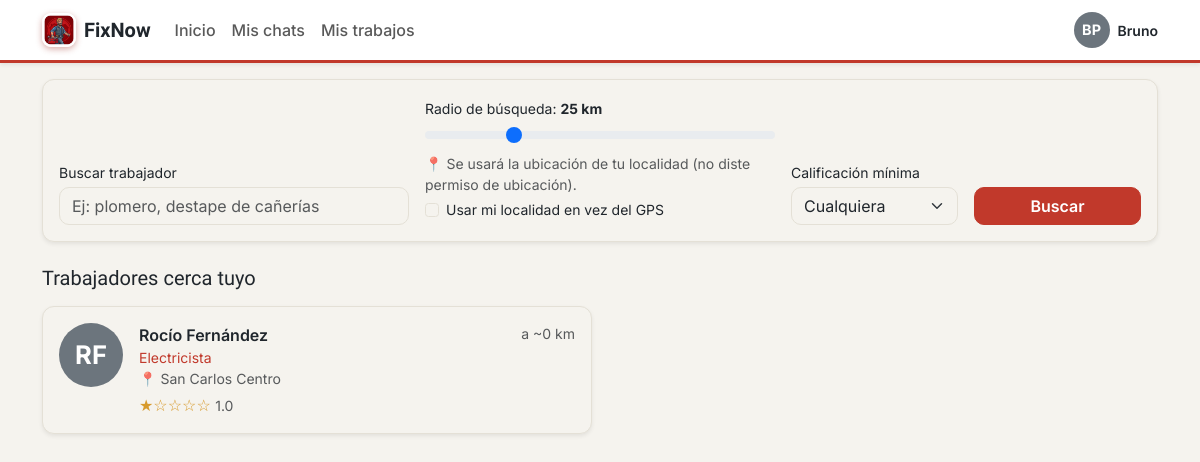
Page /panel_cliente.php (signed in) on the committed database.
### tables this page shows
CREATE TABLE USUARIO (
    id_usuario     INT AUTO_INCREMENT PRIMARY KEY,
    nombre         VARCHAR(60) NOT NULL,
    apellido       VARCHAR(60) NOT NULL,
    mail           VARCHAR(120) NOT NULL UNIQUE,    
    contrasena     VARCHAR(255) NOT NULL,           
    rol            ENUM('cliente','trabajador','admin') NOT NULL,
    id_localidad   INT,
    fecha_registro DATETIME DEFAULT CURRENT_TIMESTAMP,
    estado         ENUM('activo','pendiente','bloqueado') NOT NULL DEFAULT 'activo',
     
     
    intentos_fallidos TINYINT UNSIGNED NOT NULL DEFAULT 0,
    bloqueado_hasta   DATETIME NULL,
     
    ultimo_acceso     DATETIME NULL,
     
     
     
    latitud           DECIMAL(9,6) NULL,
    longitud          DECIMAL(9,6) NULL,
    FOREIGN KEY (id_localidad) REFERENCES LOCALIDAD(id_localidad)
);

CREATE TABLE TRABAJADOR (
    id_trabajador       INT AUTO_INCREMENT PRIMARY KEY,
    id_usuario          INT NOT NULL UNIQUE,    
    oficio              VARCHAR(80),
    descripcion         TEXT,
    anios_experiencia   TINYINT,
    estado_habilitacion ENUM('pendiente','habilitado','rechazado') NOT NULL DEFAULT 'pendiente',
    foto_perfil         VARCHAR(255),
     
    motivo_rechazo      VARCHAR(255) NULL,
    FOREIGN KEY (id_usuario) REFERENCES USUARIO(id_usuario) ON DELETE CASCADE
);

### src/helpers/Sesion.php (called while the page is built, shortened)
<?php
class Sesion
{
    public static function rolActual(): ?string
    {
        return $_SESSION['rol'] ?? null;
    }
    public static function idUsuarioActual(): ?int
    {
        return $_SESSION['id_usuario'] ?? null;
    }
}

### src/models/Usuario.php (called while the page is built, shortened)
<?php
class Usuario
{
    private PDO $pdo;
    public function __construct(PDO $pdo)
    {
        $this->pdo = $pdo;
    }
    public function buscarPorId(int $idUsuario): ?array
    {
        $consulta = $this->pdo->prepare(
            'SELECT id_usuario, nombre, apellido, mail, rol, estado FROM USUARIO WHERE id_usuario = ?'
        );
        $consulta->execute([$idUsuario]);
        $fila = $consulta->fetch();
        return $fila ?: null;
    }
}

### src/models/Localidad.php (called while the page is built, shortened)
<?php
class Localidad
{
    private PDO $pdo;
    public function __construct(PDO $pdo)
    {
        $this->pdo = $pdo;
    }
    public function obtenerDeUsuario(int $idUsuario): ?array
    {
        $sql = 'SELECT l.id_localidad, l.nombre, l.provincia, l.latitud, l.longitud
                FROM USUARIO u
                JOIN LOCALIDAD l ON l.id_localidad = u.id_localidad
                WHERE u.id_usuario = ?
                LIMIT 1';
        $consulta = $this->pdo->prepare($sql);
        $consulta->execute([$idUsuario]);
        $fila = $consulta->fetch();
        return $fila ?: null;
    }
}

### src/controllers/BusquedaController.php (called while the page is built, shortened)
<?php
class BusquedaController
{
    public static function listaInicial(int $idUsuario): array
    {
        $pdo = Database::getConexion();
        $modeloTrabajador = new Trabajador($pdo);
        $localidad = (new Localidad($pdo))->obtenerDeUsuario($idUsuario);
        if ($localidad !== null) {
            $lista = $modeloTrabajador->listarCercanos(
                (float) $localidad['latitud'],
                (float) $localidad['longitud'],
                30,
                $idUsuario
            );
            if (!empty($lista)) {
                return ['modo' => 'cercania', 'trabajadores' => $lista];
            }
        }
        return ['modo' => 'mejor_calificados', 'trabajadores' => $modeloTrabajador->listarMejorCalificados(30, $idUsuario)];
    }
}

### src/models/Trabajador.php (called while the page is built, shortened)
<?php
class Trabajador
{
    private PDO $pdo;
    public function __construct(PDO $pdo)
    {
        $this->pdo = $pdo;
    }
    private function columnasLista(): string
    {
        return "t.id_trabajador,
                u.nombre,
                u.apellido,
                t.oficio,
                t.foto_perfil,
                (SELECT GROUP_CONCAT(l.nombre ORDER BY l.nombre SEPARATOR ', ')
                   FROM TRABAJADOR_LOCALIDAD tl
                   JOIN LOCALIDAD l ON l.id_localidad = tl.id_localidad
                  WHERE tl.id_trabajador = t.id_trabajador) AS localidades,
                (SELECT AVG(c.puntuacion)
                   FROM CALIFICACION c
                  WHERE c.id_trabajador = t.id_trabajador) AS calificacion_promedio";
    }
    private function haversine(string $colLat, string $colLon): string
    {
        return "6371 * ACOS(LEAST(1, GREATEST(-1,
                   COS(RADIANS(?)) * COS(RADIANS({$colLat}))
                 * COS(RADIANS({$colLon}) - RADIANS(?))
                 + SIN(RADIANS(?)) * SIN(RADIANS({$colLat})))))";
    }
    private function expresionDistancia(): string
    {
        return "COALESCE(
                    CASE WHEN u.latitud IS NOT NULL AND u.longitud IS NOT NULL
                         THEN " . $this->haversine('u.latitud', 'u.longitud') . " END,
                    (SELECT MIN(" . $this->haversine('l2.latitud', 'l2.longitud') . ")
                       FROM TRABAJADOR_LOCALIDAD tl2
                       JOIN LOCALIDAD l2 ON l2.id_localidad = tl2.id_localidad
                      WHERE tl2.id_trabajador = t.id_trabajador)
                )";
    }
    public function listarCercanos(float $lat, float $lon, int $limite = 30, int $excluirUsuario = 0): array
    {
        $limite = (int) $limite;
        $sql = "SELECT {$this->columnasLista()},
                       {$this->expresionDistancia()} AS distancia_km
                  FROM TRABAJADOR t
                  JOIN USUARIO u ON u.id_usuario = t.id_usuario
                 WHERE t.estado_habilitacion = 'habilitado'
                   AND u.estado = 'activo'
                   AND t.id_usuario <> ?
                 ORDER BY distancia_km ASC
                 LIMIT {$limite}";
        $consulta = $this->pdo->prepare($sql);
        $consulta->execute([$lat, $lon, $lat, $lat, $lon, $lat, $excluirUsuario]);
        return $consulta->fetchAll();
    }
}

### public/panel_cliente.php (the view, shortened to what this page needs)
<?php
require_once __DIR__ . '/../src/bootstrap.php';
$idUsuario = Sesion::idUsuarioActual();
$esBusqueda = isset($_GET['buscar']);
if ($esBusqueda) {
    $resultado = BusquedaController::buscar($idUsuario, $_GET);
    $trabajadores = $resultado['trabajadores'];
    $filtros = $resultado['filtros'];
    $modo = 'busqueda';
} else {
    $resultado = BusquedaController::listaInicial($idUsuario);
    $trabajadores = $resultado['trabajadores'];
    $modo = $resultado['modo'];
    $filtros = ['oficio' => '', 'localidades' => [], 'calificacion_minima' => null,
                'radio' => null, 'origen' => null, 'lat' => null, 'lng' => null];
}
?>
<!DOCTYPE html>
<html lang="es">
<head>
    <link href="https://cdn.jsdelivr.net/npm/bootstrap@5.3.3/dist/css/bootstrap.min.css" rel="stylesheet">
    <link rel="stylesheet" href="assets/css/estilos.css">
</head>
<body class="bg-light">
<?php require __DIR__ . '/../src/views/navbar.php'; ?>
<div class="container pb-5">
    <form method="get" class="card card-body shadow-sm mb-4" id="formBusqueda">
        <div class="row g-3 align-items-end">
            <div class="col-md-4">
                <label class="form-label small mb-1" for="oficio">Buscar trabajador</label>
                <input type="text" name="oficio" id="oficio" class="form-control"
                       placeholder="Ej: plomero, destape de cañerías"
                       value="<?= Vista::e($filtros['oficio']) ?>">
            </div>
            <div class="col-md-4">
                <label class="form-label small mb-1" for="radio">
                    Radio de búsqueda: <strong><output id="radioValor"><?= (int) ($filtros['radio'] ?? 25) ?></output> km</strong>
                </label>
                <input type="range" class="form-range" name="radio" id="radio" min="1" max="100" step="1"
                       value="<?= (int) ($filtros['radio'] ?? 25) ?>">
                <div class="small text-muted" id="estadoUbicacion">📍 Buscando tu ubicación…</div>
                <div class="form-check form-check-inline mt-1 small">
                    <input class="form-check-input" type="checkbox" name="origen" value="localidad" id="usarLocalidad"
                           <?= ($filtros['origen'] ?? null) === 'localidad' ? 'checked' : '' ?>>
                    <label class="form-check-label" for="usarLocalidad">Usar mi localidad en vez del GPS</label>
                </div>
            </div>
            <div class="col-md-2">
                <label class="form-label small mb-1">Calificación mínima</label>
                <select name="calificacion_minima" class="form-select">
                    <option value="">Cualquiera</option>
                </select>
            </div>
            <div class="col-md-2">
                <button type="submit" class="btn btn-primary w-100">Buscar</button>
            </div>
        </div>
    </form>
    <h2 class="h5 mb-3">
        <?php if ($modo === 'busqueda'): ?>
            Resultados de la búsqueda
            <?php if (!empty($filtros['radio'])): ?>
                <small class="text-muted fw-normal">· hasta <?= (int) $filtros['radio'] ?> km desde
                    <?= ($filtros['origen'] ?? '') === 'gps' ? 'tu ubicación actual' : 'tu localidad' ?></small>
            <?php endif; ?>
            <a href="panel_cliente.php" class="btn btn-link btn-sm">Ver cercanos</a>
        <?php elseif ($modo === 'cercania'): ?>
            Trabajadores cerca tuyo
        <?php else: ?>
            Trabajadores mejor calificados
            <small class="text-muted fw-normal">(todavía no hay trabajadores cerca de tu zona)</small>
        <?php endif; ?>
    </h2>
    <?php if (empty($trabajadores)): ?>
        <div class="alert alert-info">
            <?php if (!empty($filtros['radio'])): ?>
                No se encontraron trabajadores en un radio de <?= (int) $filtros['radio'] ?> km.
                Probá ampliar el radio o tildar "Usar mi localidad".
            <?php else: ?>
                No se encontraron trabajadores en las zonas elegidas.
            <?php endif; ?>
            <a href="panel_cliente.php" class="alert-link">Ver trabajadores cercanos</a>
        </div>
    <?php else: ?>
        <div class="row g-3">
            <?php foreach ($trabajadores as $t): ?>
                <div class="col-md-6">
                    <a href="perfil_trabajador.php?id=<?= (int) $t['id_trabajador'] ?>"
                       class="text-decoration-none text-reset">
                        <div class="card shadow-sm h-100 tarjeta-trabajador">
                            <div class="card-body d-flex gap-3">
                                <?= Vista::avatar($t['foto_perfil'], $t['nombre'], $t['apellido'], 64) ?>
                                <div class="flex-grow-1">
                                    <div class="fw-semibold">
                                        <?= Vista::e($t['nombre'] . ' ' . $t['apellido']) ?>
                                    </div>
                                    <div class="text-primary small"><?= Vista::e($t['oficio']) ?></div>
                                    <div class="small text-muted">📍 <?= Vista::e($t['localidades']) ?></div>
                                    <div class="mt-1"><?= Vista::estrellas($t['calificacion_promedio']) ?></div>
                                </div>
                                <?php if (isset($t['distancia_km']) && $t['distancia_km'] !== null): ?>
                                    <div class="text-end small text-muted">
                                        a ~<?= (int) round((float) $t['distancia_km']) ?> km
                                    </div>
                                <?php endif; ?>
                            </div>
                        </div>
                    </a>
                </div>
            <?php endforeach; ?>
        </div>
    <?php endif; ?>
</div>
</body>
</html>

### src/views/navbar.php (shortened to what this page needs)
<?php
$rolNav = Sesion::rolActual();
$idUsuarioNav = Sesion::idUsuarioActual();
$pdoNav = Database::getConexion();
$usuarioNav = (new Usuario($pdoNav))->buscarPorId($idUsuarioNav) ?? ['nombre' => '', 'apellido' => ''];
$fotoNav = ($rolNav === 'trabajador') ? (new Trabajador($pdoNav))->fotoDeUsuario($idUsuarioNav) : null;
$perfilNav = ($rolNav === 'trabajador') ? 'mi_perfil.php' : 'mi_cuenta.php';
?>
<nav class="navbar navbar-expand bg-white border-bottom shadow-sm mb-3">
    <div class="container">
        <a class="navbar-brand fw-bold d-flex align-items-center gap-2" href="panel_<?= Vista::e($rolNav) ?>.php">
            <img src="assets/img/logo.png" alt="" class="logo-marca"> FixNow
        </a>
        <ul class="navbar-nav me-auto">
            <?php if ($rolNav === 'cliente'): ?>
                <li class="nav-item"><a class="nav-link" href="panel_cliente.php">Inicio</a></li>
                <li class="nav-item"><a class="nav-link" href="chats.php">Mis chats</a></li>
                <li class="nav-item"><a class="nav-link" href="mis_trabajos.php">Mis trabajos</a></li>
            <?php endif; ?>
        </ul>
        <a href="<?= Vista::e($perfilNav) ?>" class="perfil-nav d-flex align-items-center gap-2 text-decoration-none"
           title="Ir a mi perfil">
            <?= Vista::avatar($fotoNav, (string) $usuarioNav['nombre'], (string) $usuarioNav['apellido'], 36) ?>
            <span class="perfil-nav-nombre small fw-semibold d-none d-sm-inline"><?= Vista::e($usuarioNav['nombre']) ?></span>
        </a>
    </div>
</nav>

### src/helpers/Vista.php (shortened to what this page needs)
<?php
class Vista
{
    public static function e(?string $texto): string
    {
        return htmlspecialchars($texto ?? '', ENT_QUOTES, 'UTF-8');
    }
    public static function estrellas($promedio): string
    {
        $promedio = (float) $promedio;
        $llenas = (int) round($promedio);
        $texto = str_repeat('★', $llenas) . str_repeat('☆', 5 - $llenas);
        return '<span class="text-warning">' . $texto . '</span> '
             . '<span class="small text-muted">' . number_format($promedio, 1) . '</span>';
    }
    public static function avatar(?string $foto, string $nombre, string $apellido, int $tamano = 64): string
    {
        $estilo = "width:{$tamano}px;height:{$tamano}px;";
        $iniciales = mb_strtoupper(mb_substr($nombre, 0, 1) . mb_substr($apellido, 0, 1));
        return '<div class="rounded-circle bg-secondary text-white d-flex align-items-center '
             . 'justify-content-center fw-bold" style="' . $estilo . 'font-size:' . ($tamano / 2.5) . 'px;">'
             . self::e($iniciales) . '</div>';
    }
}

### public/assets/css/estilos.css (style rules this page uses)
:root { --fx-primary: #C1392B; --fx-primary-dark: #9A2E22; --fx-primary-soft: #F8E1DE; --fx-accent: #C97A3D; --fx-gold: #D79A2C; --fx-bg: #F5F3EE; --fx-ink: #20262C; --fx-border: #E4E0D6; --bs-primary: #C1392B; --bs-primary-rgb: 193, 57, 43; --bs-link-color: #C1392B; --bs-link-color-rgb: 193, 57, 43; --bs-link-hover-color: #9A2E22; --bs-link-hover-color-rgb: 154, 46, 34; --bs-body-color: #20262C; --bs-body-bg: #F5F3EE; --bs-border-color: #E4E0D6; --bs-border-radius: .625rem; }
h1, h2, h3, h4, h5, h6, .navbar-brand, .h1, .h2, .h3, .h4, .h5, .h6 { font-family: 'Sora', 'Inter', 'Segoe UI', sans-serif; color: var(--fx-ink); }
.btn-primary { --bs-btn-bg: #C1392B; --bs-btn-border-color: #C1392B; --bs-btn-hover-bg: #9A2E22; --bs-btn-hover-border-color: #9A2E22; --bs-btn-active-bg: #8A2A1F; --bs-btn-active-border-color: #8A2A1F; --bs-btn-disabled-bg: #C1392B; --bs-btn-disabled-border-color: #C1392B; font-weight: 600; }
.text-primary { color: #C1392B !important; }
.card { border: 1px solid var(--fx-border); border-radius: .75rem; box-shadow: 0 1px 2px rgba(32, 38, 44, .06), 0 4px 14px rgba(32, 38, 44, .05); }
.navbar { border-bottom: 3px solid var(--fx-primary) !important; }
.navbar .nav-link { font-weight: 500; }
.logo-marca { width: 34px; height: 34px; border-radius: 9px; object-fit: cover; box-shadow: 0 2px 6px rgba(154, 46, 34, .4); }
.text-warning { color: var(--fx-gold) !important; }
body { font-family: 'Inter', 'Segoe UI', Roboto, Arial, sans-serif; -webkit-font-smoothing: antialiased; }
.tarjeta-trabajador { transition: transform 0.15s ease, box-shadow 0.15s ease; }
body.bg-light { background-color: var(--fx-bg) !important; }
.perfil-nav { color: var(--fx-ink); }

### rows in the picture
usuario: self::e($iniciales) "BP", nombre "Bruno"
trabajador: iniciales "RF", apellido "Rocío Fernández", oficio "Electricista", localidades "San Carlos Centro", texto "★☆☆☆☆", promedio "1.0", distancia_km "0"

### other values in the picture
$filtros['radio'] "25"
